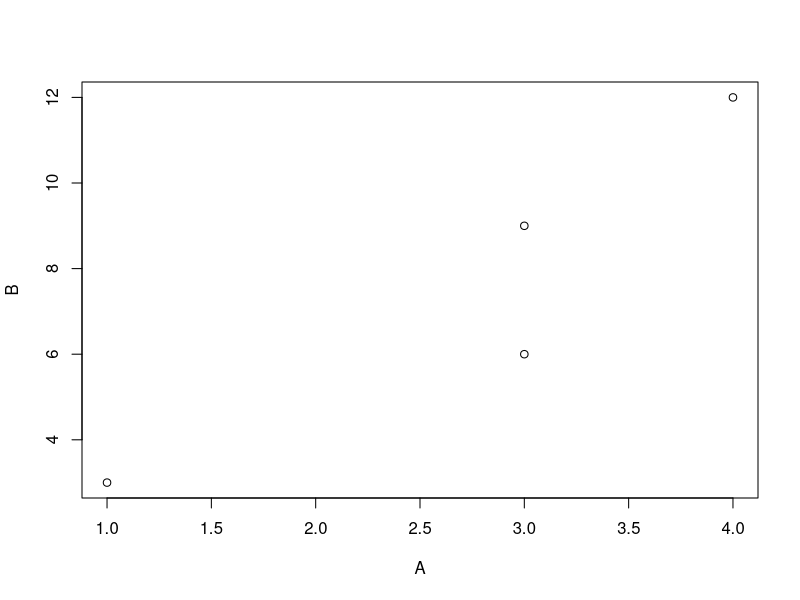
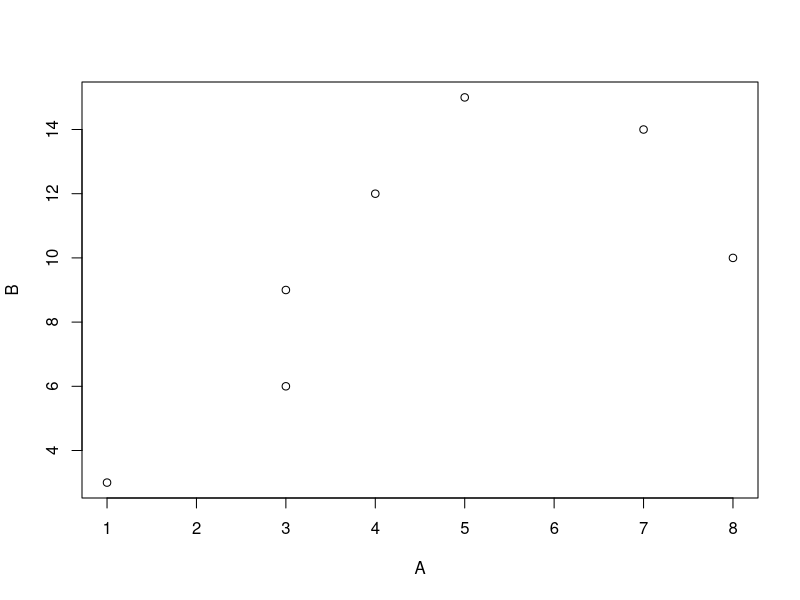

Reproduce these figures in R, in order.
# create data frame
df <- data.frame(A=c(1, 3, 3, 4, 5, 7, 8),
                 B=c(3, 6, 9, 12, 15, 14, 10),
                 C=c(10, 12, 14, 14, 17, 19, 20),
                 D=c(5, 7, 4, 3, 3, 2, 1))

# veiw data frame
df

# plot subset of data frame based on one condition
# plot A vs. B where C is  less than 15
with(df[df$C < 15, ], plot(A, B) )

# plot subset of data frame based on multiple conditions
# plot A vs. B where C is less than 15 and D is greater than 3
with(df[(df$C < 15) & (df$D > 3)], plot(A, B))
